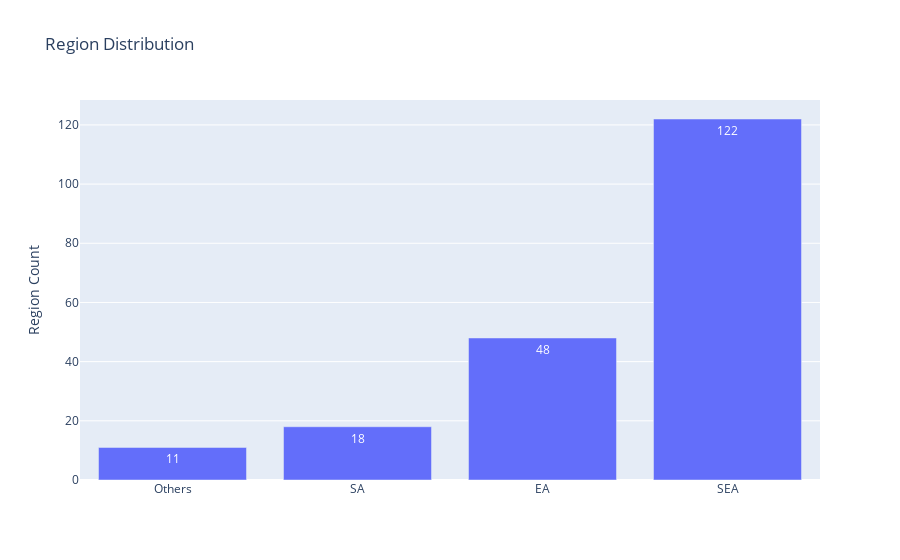

Notebook code cell kept with this figure:
### Markdown cell above
1) SEA - Southeast Asia.
2) JAP - Japan.
3) EA - East Asia.
4) SA - South Asia.
5) Others - Countries or regions not specifically categorized within the provided abbreviations.

### Code cell
df_no_japan = df[df["Region"] != "JAP"]

data_viz(df_no_japan, "Region", "bar")

### Figure 1 — Plotly figure (JSON) as saved in the notebook; plotly's stock layout.template omitted (floating-point values rounded to 4 significant figures)
{"data": [{"alignmentgroup": "True", "hovertemplate": "Region=%{x}<br>sessions=%{text}<extra></extra>", "legendgroup": "", "marker": {"color": "#636efa", "pattern": {"shape": ""}}, "name": "", "offsetgroup": "", "orientation": "v", "showlegend": false, "text": [11, 18, 48, 122], "textposition": "auto", "type": "bar", "x": ["Others", "SA", "EA", "SEA"], "xaxis": "x", "y": [11, 18, 48, 122], "yaxis": "y"}], "layout": {"barmode": "relative", "legend": {"tracegroupgap": 0}, "title": {"text": "Region Distribution"}, "xaxis": {"anchor": "y", "domain": [0, 1], "title": {"text": ""}}, "yaxis": {"anchor": "x", "domain": [0, 1], "title": {"text": "Region Count"}}}}
